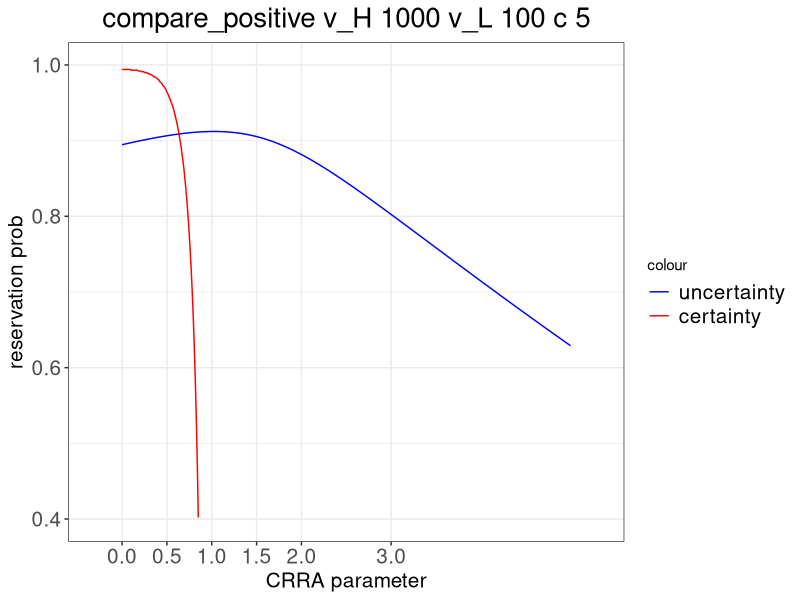
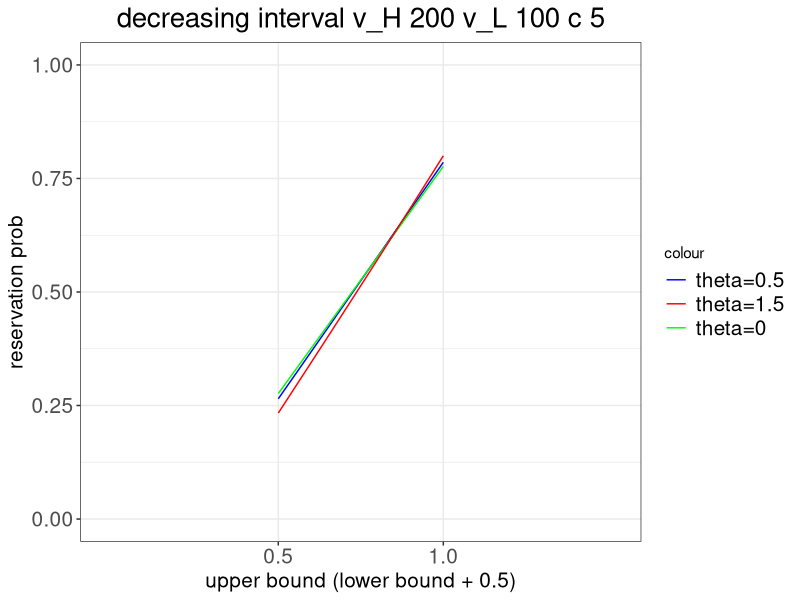

R code for these plots, in order:
##### Simulation preparation #####
# add packages
library(ggplot2)

## set up utility functions and optimization functions
# utility function
crra = function(x, theta){
  if (theta == 1){return(log(x))}
  else{return((x^(1-theta)-1)/(1-theta))}
}

cara = function(x, theta){
  return(1-exp(-theta*x))
}  

# solve for the optimal solution for uncertainty treatment
solution_u = function(theta, alpha, beta, vh, vl, c){
  
  # calculate utility
  u_vh = crra(vh, theta)
  u_vhc = crra(vh-c, theta)
  u_vl = crra(vl, theta)
  u_vlc = crra(vl-c, theta)
  
  # calculate coefficients for the formula
  a = (u_vhc - u_vlc)/2
  b = (beta-alpha)*(u_vl - u_vh) + alpha*(u_vlc-u_vhc)
  c = u_vhc*(beta^2/2) + u_vlc*(beta-beta^2/2) - alpha*u_vlc - (beta-alpha)*u_vl
  
  # set up conditions for valid solutions
  result0 = c
  result1 = a + b + c
  exist = b^2 - 4*a*c
  axis = -b/(2*a)
  
  if (exist < 0){
    return(c(result0, result1, exist, axis, 1, 1, a, b, c))
  }
  else{
    sol1 = (-b - sqrt(exist))/(2*a)
    sol2 = (-b + sqrt(exist))/(2*a)
    return(c(result0, result1, exist, axis, sol1, sol2, a, b, c))
  }
}

# solve for the optimal solution for certainty treatment
solution_c = function(theta, vh, vl, c){
  
  # skip theta=1 and theta=2
  if (theta==1 | theta==2){
    return(c(NA,NA,NA,NA))
  }
  else{
    
    # calculate LHS of the equation and find the value closest to 0
    z = seq(from=0, to=1, by=0.001)
    phi1 = (vh*z+vl*(1-z)-c)^(1-theta) - 2 + z + (vh-c)^(2-theta)/((2-theta)*(vh-vl))
    phi2 = -(vh*z+vl*(1-z)-c)^(2-theta)/((2-theta)*(vh-vl)) - (vh*z+vl*(1-z))^(1-theta)
    phi = phi1 + phi2
    dist = abs(phi)
    min_dist = min(dist)
    min_z = z[which.min(dist)]
  
    # return the solution conditional on the original value and the distance
    if (max(phi) <= 0){return(c(-10000,0,max(phi),min(phi)))}
    else if(min(phi) >= 0){return(c(10000,1,max(phi),min(phi)))}
    else{
      return(c(min_dist,min_z,max(phi),min(phi)))
    }
  }
}


##### Reservation prob vs risk preference #####
# set up parameters
vh = 1000
vl = 100
c = 5
alpha = 0
beta = 1

df = data.frame(
  theta = seq(from=0, to=5, by=0.01)
)

for (i in 1:length(df$theta)){
  solution = solution_u(df$theta[i], alpha, beta, vh, vl, c)
  df$size0[i] = solution[1]
  df$size1[i] = solution[2]
  df$exist[i] = solution[3]
  df$axis[i] = solution[4]
  df$prob[i] = solution[5]
  df$prob2[i] = solution[6]
  df$a[i] = solution[7]
  df$b[i] = solution[8]
  df$c[i] = solution[9]
  
  solution2 = solution_c(df$theta[i], vh, vl, c)
  df$dist_c[i] = solution2[1]
  df$prob_c[i] = solution2[2]
  df$max_phi[i] = solution2[3]
  df$min_phi[i] = solution2[4]
}

# graph the relation between risk aversion parameter and reservation price
title = paste('compare_positive', 'v_H', as.character(vh), 'v_L', as.character(vl),
              'c', as.character(c), sep = ' ')
file = paste("D:/Dropbox/Working Papers/Expost Uncertainty in Searching and Ranking/data/", title, sep = "")
file = paste(file, ".png", sep = "")
png(file, width = 600, height = 400)

pic = ggplot(data = df) +
  geom_line(aes(x=theta, y=prob, colour = 'blue')) +
  geom_line(aes(x=theta, y=prob_c, colour = 'red')) +
  scale_x_discrete(name='CRRA parameter', waiver(), limits=c(0,0.5,1,1.5,2,3)) +
  scale_y_continuous(name='reservation prob', limits=c(0.4,1)) +
  ggtitle(title) + 
  theme_bw() + 
  scale_colour_manual(values=c('blue', 'red'), labels=c('uncertainty', 'certainty')) +
  theme(plot.title = element_text(hjust = 0.5, size = 20), legend.text = element_text(size = 15),
        axis.title.x = element_text(size = 15), axis.title.y = element_text(size = 15),
        axis.text.x = element_text(size = 15), axis.text.y = element_text(size = 15))

print(pic)
dev.off()


##### Reservation prob vs decreasing interval #####
# set up parameters
vh = 200
vl = 100
beta = 1
alpha = 0.5

# create df
theta = 0.5
df = data.frame(
  lower = alpha - seq(from=0, to=0.5, by=0.01),
  upper = beta - seq(from=0, to=0.5, by=0.01)
)

for (i in 1:length(df$lower)){
  solution = solution_u(theta, df$lower[i], df$upper[i], vh, vl, c)
  df$size0[i] = solution[1]
  df$size1[i] = solution[2]
  df$exist[i] = solution[3]
  df$axis[i] = solution[4]
  df$prob[i] = solution[5]
  df$prob2[i] = solution[6]
  df$a[i] = solution[7]
  df$b[i] = solution[8]
  df$c[i] = solution[9]
}

# create df2
theta = 0
df2 = data.frame(
  lower = alpha - seq(from=0, to=0.5, by=0.01),
  upper = beta - seq(from=0, to=0.5, by=0.01)
)

for (i in 1:length(df2$lower)){
  solution = solution_u(theta, df2$lower[i], df2$upper[i], vh, vl, c)
  df2$size0[i] = solution[1]
  df2$size1[i] = solution[2]
  df2$exist[i] = solution[3]
  df2$axis[i] = solution[4]
  df2$prob[i] = solution[5]
  df2$prob2[i] = solution[6]
  df2$a[i] = solution[7]
  df2$b[i] = solution[8]
  df2$c[i] = solution[9]
}

# create df2
theta = 1.5
df3 = data.frame(
  lower = alpha - seq(from=0, to=0.5, by=0.01),
  upper = beta - seq(from=0, to=0.5, by=0.01)
)

for (i in 1:length(df3$lower)){
  solution = solution_u(theta, df3$lower[i], df3$upper[i], vh, vl, c)
  df3$size0[i] = solution[1]
  df3$size1[i] = solution[2]
  df3$exist[i] = solution[3]
  df3$axis[i] = solution[4]
  df3$prob[i] = solution[5]
  df3$prob2[i] = solution[6]
  df3$a[i] = solution[7]
  df3$b[i] = solution[8]
  df3$c[i] = solution[9]
}

# graph the relation between risk aversion parameter and reservation price
title = paste('decreasing interval', 'v_H', as.character(vh), 'v_L', as.character(vl),
              'c', as.character(c), sep = ' ')
file = paste("D:/Dropbox/Working Papers/Expost Uncertainty in Searching and Ranking/data/", title, sep = "")
file = paste(file, ".png", sep = "")
png(file, width = 600, height = 400)

pic = ggplot() +
  geom_line(data = df, aes(x=upper, y=prob, colour = 'blue')) +
  geom_line(data = df2, aes(x=upper, y=prob, colour = 'red')) +
  geom_line(data = df3, aes(x=upper, y=prob, colour = 'green')) +
  scale_x_discrete(name='upper bound (lower bound + 0.5)', waiver(), limits=c(0.5,1)) +
  scale_y_continuous(name='reservation prob', limits=c(0,1)) +
  ggtitle(title) + 
  theme_bw() + 
  scale_colour_manual(values=c('blue','red','green'), labels=c('theta=0.5','theta=1.5','theta=0')) +
  theme(plot.title = element_text(hjust = 0.5, size = 20), legend.text = element_text(size = 15),
        axis.title.x = element_text(size = 15), axis.title.y = element_text(size = 15),
        axis.text.x = element_text(size = 15), axis.text.y = element_text(size = 15))

print(pic)
dev.off()

